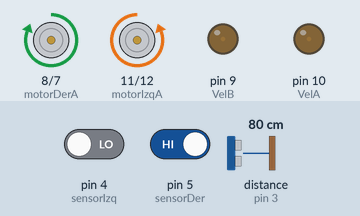
Simulated run of this sketch. Board: Arduino Uno, built with avr-gcc and run on an emulated ATmega328P. Parts: motor-driver pin pairs drawn as motors (green arrow = first pin HIGH = forward, orange = second pin HIGH = backward, longer = more drive), output pins drawn as LEDs (lit = HIGH). Wiring (inferred from the names in the program): ultrasonic range finder: trigger pin 2; echo pin 3. The inputs (shaded band) are chosen by the test bench; at power-on: distance to the obstacle (sensor on pin 3) 80 cm, pin 4 (sensorIzq) LOW, pin 5 (sensorDer) HIGH. The echo pulse lasts 58.3 µs per cm; pins used as bus, display or sensor lines are not drawn.

Above: at 6.2 s.
6.3 s: distance to the obstacle (sensor on pin 3) set to 17 cm
7.8 s: distance to the obstacle (sensor on pin 3) set to 13 cm
At 8.6 s:
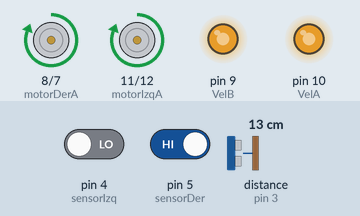
9.3 s: distance to the obstacle (sensor on pin 3) set to 18 cm
At 9.7 s:
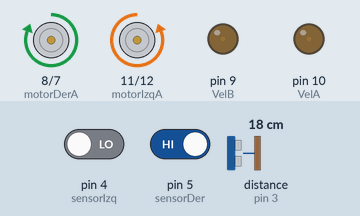
10.8 s: pin 4 (sensorIzq) driven HIGH
At 12.0 s:
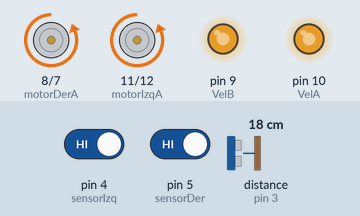
12.3 s: pin 5 (sensorDer) driven LOW
At 13.2 s:
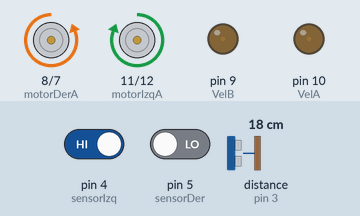
13.8 s: pin 5 (sensorDer) driven HIGH
At 14.4 s:
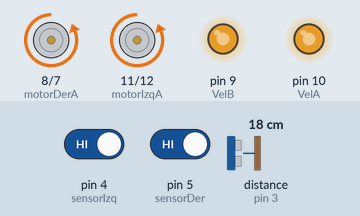
Timing chart, 0 to 16.3 s (numbered marks = the images above; inputs shaded):
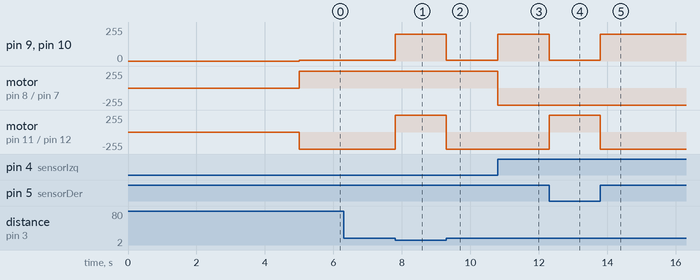

The sketch:

minisumo.ino
```cpp
//Infrarrojos
const int sensorIzq = 4;
const int sensorDer = 5;
int valorSensorIzq=0;
int valorSensorDer=0;

//Ultrasónico
const int trig = 2;
const int echo = 3;
float duracion;
float distancia;
const float velocidadSonido = 0.0343;

//Motores
const int motorIzqA = 11; //IN1
const int motorIzqB = 12; //IN2
const int motorDerA = 8; //IN3
const int motorDerB = 7; //IN4
const int VelA=10; //ENA
const int VelB=9; //ENB
const int velMax = 200;


void setup() {
    pinMode(sensorIzq, INPUT);
    pinMode(sensorDer, INPUT);

    pinMode(trig, OUTPUT);
    pinMode(echo, INPUT);

    pinMode(motorIzqA, OUTPUT);
    pinMode(motorIzqB, OUTPUT);
    pinMode(motorDerA, OUTPUT);
    pinMode(motorDerB, OUTPUT);
    pinMode(VelA, OUTPUT);
    pinMode(VelB, OUTPUT);
    delay(5000);
}

void loop() {
    // Leer los valores de los sensores
    valorSensorIzq = digitalRead(sensorIzq);
    valorSensorDer = digitalRead(sensorDer);

    distancia = medirDistancia();

    // Si la distancia es menor a 15 cm, avanzar hacia el objeto detectado
    if (distancia < 15) {
        avanzarRecto();
    }
    // Si ambos sensores detectan el borde blanco, retrocede
    else if (valorSensorIzq == HIGH && valorSensorDer == HIGH) {
        retroceder();
    }
    // Si el sensor izquierdo detecta el dojo negro, girar hacia la derecha
    else if (valorSensorIzq == LOW) {
        girarDerecha();
    }
    // Si el sensor derecho detecta el dojo negro, girar hacia la izquierda
    else if (valorSensorDer == LOW) {
        girarIzquierda();
    }
    // Si ninguno de los sensores detecta el borde blanco ni el dojo negro ni hay objetos cercanos, girar a la izquierda
    else {
        girarIzquierda();
    }
}

float medirDistancia() {
    digitalWrite(trig, LOW);
    delayMicroseconds(2);
    digitalWrite(trig, HIGH);
    delayMicroseconds(10);
    digitalWrite(trig, LOW);

    duracion = pulseIn(echo, HIGH);
    distancia = duracion * velocidadSonido / 2;
    return distancia;
}

void avanzarRecto() {
    analogWrite(VelA, velMax);
    analogWrite(VelB, velMax);
    digitalWrite(motorIzqA, HIGH);
    digitalWrite(motorIzqB, LOW);
    digitalWrite(motorDerA, HIGH);
    digitalWrite(motorDerB, LOW);
}

void girarIzquierda() {
    analogWrite(VelA, 5);
    analogWrite(VelB, 5);
    digitalWrite(motorIzqA, HIGH);
    digitalWrite(motorIzqB, LOW);
    digitalWrite(motorDerA, LOW);
    digitalWrite(motorDerB, HIGH);
}

void girarDerecha() {
    analogWrite(VelA, 5);
    analogWrite(VelB, 5);
    digitalWrite(motorIzqA, LOW);
    digitalWrite(motorIzqB, HIGH);
    digitalWrite(motorDerA, HIGH);
    digitalWrite(motorDerB, LOW);
}

void retroceder() {
    analogWrite(VelA, velMax);
    analogWrite(VelB, velMax);
    digitalWrite(motorIzqA, LOW);
    digitalWrite(motorIzqB, HIGH);
    digitalWrite(motorDerA, LOW);
    digitalWrite(motorDerB, HIGH);
}
```

Measured:
- the behaviour switches between 16 and 15 cm on distance to the obstacle (sensor on pin 3) (found by bisection; images 0 and 1)
- after the input at 6.3 s, every drawn part: stays the same
- after the input at 7.8 s, pin 9 (VelB), pin 10 (VelA): 5/255 → 200/255 at once; motor on pin 11 (motorIzqA) / pin 12 (motorIzqB): backward 255/255 → forward 255/255 at once
- after the input at 9.3 s, pin 9 (VelB), pin 10 (VelA): 200/255 → 5/255 at once; motor on pin 11 (motorIzqA) / pin 12 (motorIzqB): forward 255/255 → backward 255/255 at once
- after the input at 10.8 s, pin 9 (VelB), pin 10 (VelA): 5/255 → 200/255 at once; motor on pin 8 (motorDerA) / pin 7 (motorDerB): forward 255/255 → backward 255/255 at once
- after the input at 12.3 s, pin 9 (VelB), pin 10 (VelA): 200/255 → 5/255 at once; motor on pin 11 (motorIzqA) / pin 12 (motorIzqB): backward 255/255 → forward 255/255 at once
- after the input at 13.8 s, pin 9 (VelB), pin 10 (VelA): 5/255 → 200/255 at once; motor on pin 11 (motorIzqA) / pin 12 (motorIzqB): forward 255/255 → backward 255/255 at once
